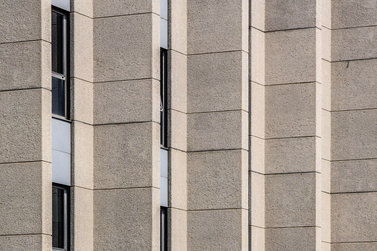
#> input picture assignments/cv_edge_detection/test_image.png, 377 x 251 px, shrunk from 1470 x 980 before the run
$ python q4_experiments.py   (older library calls are emulated)
#> lines starting #> are read from the running program, lines starting #| are printed output that depends on the picture; after the words box and inside, x2 and y2 are one past the last pixel; in counts of white or black regions, pixels touching at a corner belong together
import cv2
import numpy as np
import matplotlib.pyplot as plt
from pathlib import Path

# -----------------------------
# Q4(a) Parameters
# -----------------------------
T_LOW = 0.10
T_HIGH = 0.30
SIGMA_VALUES = [0.5, 1, 2, 4]

folder = Path(__file__).resolve().parent
image_path = folder / "test_image.png"
figures = folder / "figures"
figures.mkdir(exist_ok=True)

# -----------------------------
# Read and prepare image
# -----------------------------
image = cv2.imread(str(image_path))
#> image is the input picture: shape (251, 377, 3); mean B, G, R 142.2, 151.1, 162.3

if image is None:
    raise FileNotFoundError("test_image.png not found")

gray = cv2.cvtColor(image, cv2.COLOR_BGR2GRAY)
gray = gray.astype(np.float64) / 255.0


# -----------------------------
# Gaussian kernel
# Same method used in Q3
# -----------------------------
def gaussian_kernel(size, sigma):
    half = size // 2
    coords = np.arange(-half, half + 1)
    x, y = np.meshgrid(coords, coords)

    kernel = (1 / (2 * np.pi * sigma**2)) * np.exp(
        -(x**2 + y**2) / (2 * sigma**2)
    )

    return kernel / kernel.sum()


# Sobel kernels
sx = np.array([
    [-1, 0, 1],
    [-2, 0, 2],
    [-1, 0, 1]
], dtype=np.float64)

sy = np.array([
    [-1, -2, -1],
    [ 0,  0,  0],
    [ 1,  2,  1]
], dtype=np.float64)


# -----------------------------
# Our Q3 pipeline
# -----------------------------
def detect_edges(gray_image, sigma, t_low=T_LOW, t_high=T_HIGH):

    # Required kernel-size formula:
    # k = 2 * ceil(3*sigma) + 1
    k = 2 * int(np.ceil(3 * sigma)) + 1

    kernel = gaussian_kernel(k, sigma)
    smoothed = cv2.filter2D(gray_image, -1, kernel)

    gx = cv2.filter2D(smoothed, cv2.CV_64F, sx)
    gy = cv2.filter2D(smoothed, cv2.CV_64F, sy)

    magnitude = np.sqrt(gx**2 + gy**2)

    if magnitude.max() > 0:
        magnitude = magnitude / magnitude.max()

    # Double threshold
    strong = magnitude >= t_high
    weak = (magnitude >= t_low) & (magnitude < t_high)

    # Hysteresis
    edges = np.zeros_like(strong, dtype=np.uint8)
    edges[strong] = 255

    stack = list(zip(*np.where(strong)))
    visited = np.zeros_like(strong, dtype=bool)

    neighbours = [
        (-1, -1), (-1, 0), (-1, 1),
        ( 0, -1),          ( 0, 1),
        ( 1, -1), ( 1, 0), ( 1, 1)
    ]

    rows, cols = strong.shape

    while stack:
        r, c = stack.pop()

        for dr, dc in neighbours:
            nr, nc = r + dr, c + dc

            if 0 <= nr < rows and 0 <= nc < cols:
                if weak[nr, nc] and not visited[nr, nc]:
                    visited[nr, nc] = True
                    edges[nr, nc] = 255
                    stack.append((nr, nc))

    return edges, k


# -----------------------------
# Test all sigma values
# -----------------------------
results = []

for sigma in SIGMA_VALUES:
    edges, kernel_size = detect_edges(gray, sigma)
    edge_count = np.count_nonzero(edges)

    results.append(
        (sigma, kernel_size, edges, edge_count)
    )

    print(
        f"Sigma = {sigma}, "
        f"Kernel = {kernel_size}x{kernel_size}, "
        f"Edge Pixels = {edge_count}"
    )
#> this loop made 4 passes
#> (kernel_size, edge_count) on passes 1 to 4: (5, 17888), (7, 23939), (13, 32793), (25, 42464)
#| Sigma = 0.5, Kernel = 5x5, Edge Pixels = 17888
#| Sigma = 1, Kernel = 7x7, Edge Pixels = 23939
#| Sigma = 2, Kernel = 13x13, Edge Pixels = 32793
#| Sigma = 4, Kernel = 25x25, Edge Pixels = 42464
#> pass 1, in detect_edges, `magnitude = np.sqrt(gx**2 + gy**2)`:
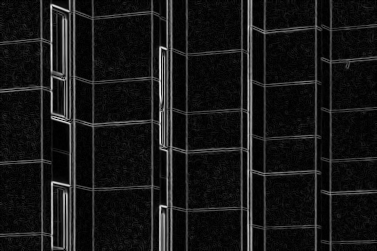
#> magnitude: shape (251, 377) float64; min 0, max 2.86, mean 0.252; drawn with min black and max white
#> after the loop:
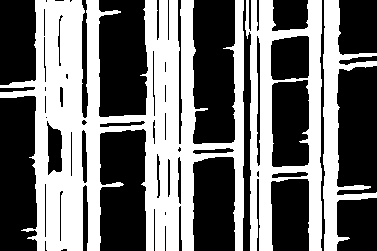
#> edges: shape (251, 377); 44.9% white; 3 white regions, box (x1, y1, x2, y2) and area: (0, 0, 244, 251) 29054, (245, 0, 322, 251) 9050, (323, 0, 377, 251) 4360
#> after the loop, results = 4 items


# -----------------------------
# Q4(a) 2x2 comparison figure
# -----------------------------
fig, ax = plt.subplots(2, 2, figsize=(13, 9))

for axis, result in zip(ax.ravel(), results):

    sigma, kernel_size, edges, edge_count = result

    axis.imshow(edges, cmap="gray")

    axis.set_title(
        f"σ = {sigma}, k = {kernel_size}x{kernel_size}\n"
        f"Edge Pixels = {edge_count}"
    )

    axis.axis("off")
#> this loop made 4 passes
#> (sigma, kernel_size, edge_count) on passes 1 to 4: (0.5, 5, 17888), (1, 7, 23939), (2, 13, 32793), (4, 25, 42464)
#> pass 1, `sigma, kernel_size, edges, edge_count = result`:
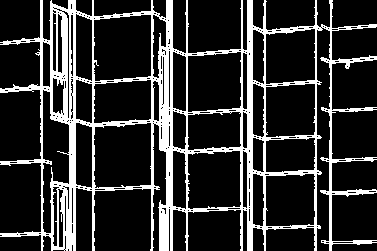
#> edges: shape (251, 377); 18.9% white; 1 white region, box (x1, y1, x2, y2) and area: (0, 0, 377, 251) 17888


plt.tight_layout()

plt.savefig(
    figures / "Q4(a)_Sigma_Comparison.png",
    dpi=300
)

plt.show()

print("\nQ4(a) completed.")


# ============================================================
# Q4(b) - Effect of Thresholds
# ============================================================

BEST_SIGMA = 2

threshold_pairs = [
    (0.05, 0.10),
    (0.10, 0.30),
    (0.30, 0.60)
]

q4b_results = []

for low, high in threshold_pairs:

    edges, kernel_size = detect_edges(
        gray,
        BEST_SIGMA,
        low,
        high
    )

    edge_count = np.count_nonzero(edges)

    q4b_results.append(
        (low, high, edges, edge_count)
    )

    print(
        f"T_low = {low}, "
        f"T_high = {high}, "
        f"Edge Pixels = {edge_count}"
    )
#> this loop made 3 passes
#> edge_count on passes 1 to 3: 43151, 32793, 8442
#| T_low = 0.05, T_high = 0.1, Edge Pixels = 43151
#| T_low = 0.1, T_high = 0.3, Edge Pixels = 32793
#| T_low = 0.3, T_high = 0.6, Edge Pixels = 8442
#> pass 1, in detect_edges (call 5), `gy = cv2.filter2D(smoothed, cv2.CV_64F, sy)`:
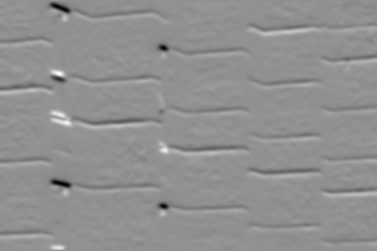
#> gy: shape (251, 377) float64; min -0.912, max 0.692, mean -0.00136; drawn with min black and max white
#> pass 1, in detect_edges (call 5), `magnitude = np.sqrt(gx**2 + gy**2)`:
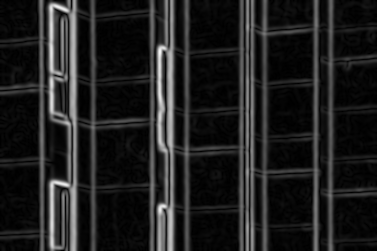
#> magnitude: shape (251, 377) float64; min 0, max 0.966, mean 0.124
#> after the loop:
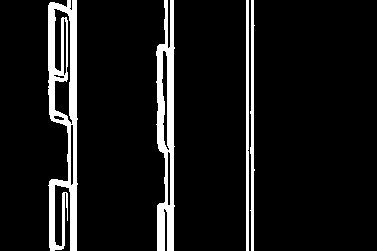
#> edges: shape (251, 377); 8.9% white; 4 white regions, box (x1, y1, x2, y2) and area: (48, 0, 78, 251) 3993, (156, 0, 175, 251) 2930, (250, 0, 255, 251) 767, (246, 0, 249, 251) 752
#> after the loop, q4b_results = 3 items


# -----------------------------
# Q4(b) comparison figure
# -----------------------------
fig, ax = plt.subplots(
    1,
    3,
    figsize=(17, 6)
)

for axis, result in zip(
    ax,
    q4b_results
):

    low, high, edges, edge_count = result

    axis.imshow(
        edges,
        cmap="gray"
    )

    axis.set_title(
        f"T_low={low}, T_high={high}\n"
        f"Edge Pixels={edge_count}"
    )

    axis.axis("off")
#> this loop made 3 passes
#> (low, high, edge_count) on passes 1 to 3: (0.05, 0.1, 43151), (0.1, 0.3, 32793), (0.3, 0.6, 8442)
#> pass 1, `low, high, edges, edge_count = result`:
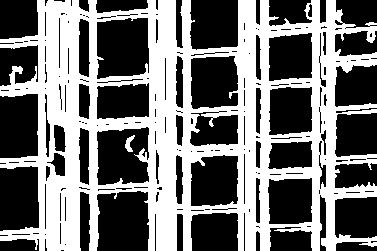
#> edges: shape (251, 377); 45.6% white; 2 white regions, box (x1, y1, x2, y2) and area: (0, 0, 377, 251) 43065, (125, 135, 135, 152) 86


plt.tight_layout()

plt.savefig(
    figures / "Q4(b)_Threshold_Comparison.png",
    dpi=300
)

plt.show()

print("\nQ4(b) completed.")
